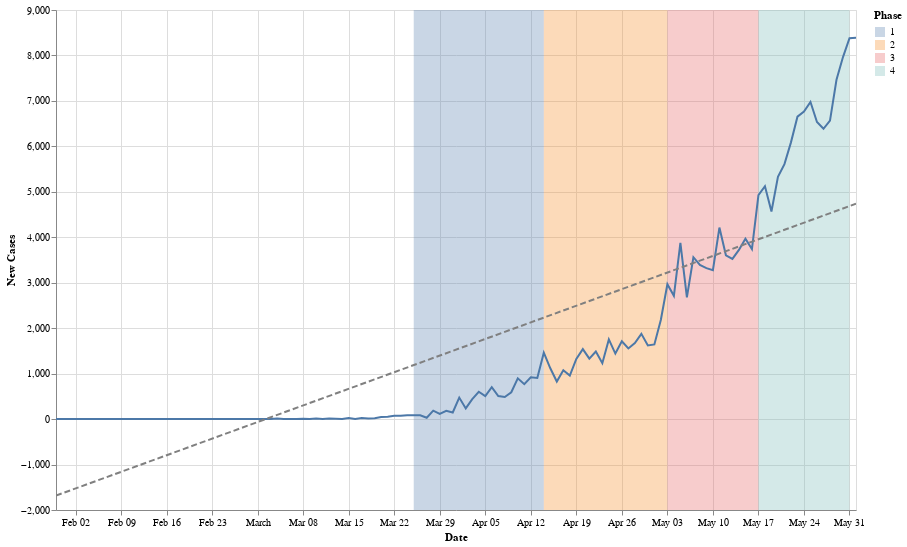

Write notebook code for a chart like this one.
### Code cell
data = country_level
state = alt.Chart(data[(data['Country'] == 'India')]).mark_line().encode(
    alt.X('Date:T', axis=alt.Axis(title='Date')),
    alt.Y('Confirmed_New:Q', axis=alt.Axis(title='New Cases'))
)
reg = state.transform_regression("Date", "Confirmed_New", method="linear").mark_line(color='grey', strokeDash=[6,3])

marks = pd.DataFrame([
    {"Phase": "1", "start": "03-25-2020", "end": "04-14-2020"},
    {"Phase": "2", "start": "04-14-2020", "end": "05-03-2020"},
    {"Phase": "3", "start": "05-03-2020", "end": "05-17-2020"},
    {"Phase": "4", "start": "05-17-2020", "end": "05-31-2020"},
])
rect = alt.Chart(marks).mark_rect(opacity=0.3).encode(x='start:T', x2='end:T', color='Phase:N')

(rect+state+reg).properties(
    width=800,
    height=500
).interactive()

### Figure 1 — Vega-Lite specification as saved in the notebook (floating-point values rounded to 4 significant figures)
{"config": {"view": {"continuousWidth": 400, "continuousHeight": 300}}, "layer": [{"data": {"name": "data-6ba576a528782668fe3861abf62ff66d"}, "mark": {"type": "rect", "opacity": 0.3}, "encoding": {"color": {"type": "nominal", "field": "Phase"}, "x": {"type": "temporal", "field": "start"}, "x2": {"field": "end"}}, "selection": {"selector009": {"type": "interval", "bind": "scales", "encodings": ["x", "y"]}}}, {"data": {"name": "data-e7b5bb15245dac6ceaf758c1beb6ef29"}, "mark": "line", "encoding": {"x": {"type": "temporal", "axis": {"title": "Date"}, "field": "Date"}, "y": {"type": "quantitative", "axis": {"title": "New Cases"}, "field": "Confirmed_New"}}}, {"data": {"name": "data-e7b5bb15245dac6ceaf758c1beb6ef29"}, "mark": {"type": "line", "color": "grey", "strokeDash": [6, 3]}, "encoding": {"x": {"type": "temporal", "axis": {"title": "Date"}, "field": "Date"}, "y": {"type": "quantitative", "axis": {"title": "New Cases"}, "field": "Confirmed_New"}}, "transform": [{"on": "Date", "regression": "Confirmed_New", "method": "linear"}]}], "height": 500, "width": 800, "$schema": "https://vega.github.io/schema/vega-lite/v4.0.2.json", "datasets": {"data-6ba576a528782668fe3861abf62ff66d": [{"Phase": "1", "start": "03-25-2020", "end": "04-14-2020"}, {"Phase": "2", "start": "04-14-2020", "end": "05-03-2020"}, {"Phase": "3", "start": "05-03-2020", "end": "05-17-2020"}, {"Phase": "4", "start": "05-17-2020", "end": "05-31-2020"}], "data-e7b5bb15245dac6ceaf758c1beb6ef29": [{"Country": "India", "Date": "01-30-2020", "Confirmed": 1.0, "Deaths": 0.0, "Recovered": 0.0, "Confirmed_New": 0.0, "Deaths_New": 0.0, "Recovered_New": 0.0, "Active": 1.0}, {"Country": "India", "Date": "01-31-2020", "Confirmed": 1.0, "Deaths": 0.0, "Recovered": 0.0, "Confirmed_New": 0.0, "Deaths_New": 0.0, "Recovered_New": 0.0, "Active": 1.0}, {"Country": "India", "Date": "02-01-2020", "Confirmed": 2.0, "Deaths": 0.0, "Recovered": 0.0, "Confirmed_New": 1.0, "Deaths_New": 0.0, "Recovered_New": 0.0, "Active": 2.0}, {"Country": "India", "Date": "02-02-2020", "Confirmed": 3.0, "Deaths": 0.0, "Recovered": 0.0, "Confirmed_New": 1.0, "Deaths_New": 0.0, "Recovered_New": 0.0, "Active": 3.0}, {"Country": "India", "Date": "02-03-2020", "Confirmed": 3.0, "Deaths": 0.0, "Recovered": 0.0, "Confirmed_New": 0.0, "Deaths_New": 0.0, "Recovered_New": 0.0, "Active": 3.0}, {"Country": "India", "Date": "02-04-2020", "Confirmed": 3.0, "Deaths": 0.0, "Recovered": 0.0, "Confirmed_New": 0.0, "Deaths_New": 0.0, "Recovered_New": 0.0, "Active": 3.0}, {"Country": "India", "Date": "02-05-2020", "Confirmed": 3.0, "Deaths": 0.0, "Recovered": 0.0, "Confirmed_New": 0.0, "Deaths_New": 0.0, "Recovered_New": 0.0, "Active": 3.0}, {"Country": "India", "Date": "02-06-2020", "Confirmed": 3.0, "Deaths": 0.0, "Recovered": 0.0, "Confirmed_New": 0.0, "Deaths_New": 0.0, "Recovered_New": 0.0, "Active": 3.0}, {"Country": "India", "Date": "02-07-2020", "Confirmed": 3.0, "Deaths": 0.0, "Recovered": 0.0, "Confirmed_New": 0.0, "Deaths_New": 0.0, "Recovered_New": 0.0, "Active": 3.0}, {"Country": "India", "Date": "02-08-2020", "Confirmed": 3.0, "Deaths": 0.0, "Recovered": 0.0, "Confirmed_New": 0.0, "Deaths_New": 0.0, "Recovered_New": 0.0, "Active": 3.0}, {"Country": "India", "Date": "02-09-2020", "Confirmed": 3.0, "Deaths": 0.0, "Recovered": 0.0, "Confirmed_New": 0.0, "Deaths_New": 0.0, "Recovered_New": 0.0, "Active": 3.0}, {"Country": "India", "Date": "02-10-2020", "Confirmed": 3.0, "Deaths": 0.0, "Recovered": 0.0, "Confirmed_New": 0.0, "Deaths_New": 0.0, "Recovered_New": 0.0, "Active": 3.0}, {"Country": "India", "Date": "02-11-2020", "Confirmed": 3.0, "Deaths": 0.0, "Recovered": 0.0, "Confirmed_New": 0.0, "Deaths_New": 0.0, "Recovered_New": 0.0, "Active": 3.0}, {"Country": "India", "Date": "02-12-2020", "Confirmed": 3.0, "Deaths": 0.0, "Recovered": 0.0, "Confirmed_New": 0.0, "Deaths_New": 0.0, "Recovered_New": 0.0, "Active": 3.0}, {"Country": "India", "Date": "02-13-2020", "Confirmed": 3.0, "Deaths": 0.0, "Recovered": 0.0, "Confirmed_New": 0.0, "Deaths_New": 0.0, "Recovered_New": 0.0, "Active": 3.0}, {"Country": "India", "Date": "02-14-2020", "Confirmed": 3.0, "Deaths": 0.0, "Recovered": 0.0, "Confirmed_New": 0.0, "Deaths_New": 0.0, "Recovered_New": 0.0, "Active": 3.0}, {"Country": "India", "Date": "02-15-2020", "Confirmed": 3.0, "Deaths": 0.0, "Recovered": 0.0, "Confirmed_New": 0.0, "Deaths_New": 0.0, "Recovered_New": 0.0, "Active": 3.0}, {"Country": "India", "Date": "02-16-2020", "Confirmed": 3.0, "Deaths": 0.0, "Recovered": 0.0, "Confirmed_New": 0.0, "Deaths_New": 0.0, "Recovered_New": 0.0, "Active": 3.0}, {"Country": "India", "Date": "02-17-2020", "Confirmed": 3.0, "Deaths": 0.0, "Recovered": 0.0, "Confirmed_New": 0.0, "Deaths_New": 0.0, "Recovered_New": 0.0, "Active": 3.0}, {"Country": "India", "Date": "02-18-2020", "Confirmed": 3.0, "Deaths": 0.0, "Recovered": 0.0, "Confirmed_New": 0.0, "Deaths_New": 0.0, "Recovered_New": 0.0, "Active": 3.0}, {"Country": "India", "Date": "02-19-2020", "Confirmed": 3.0, "Deaths": 0.0, "Recovered": 0.0, "Confirmed_New": 0.0, "Deaths_New": 0.0, "Recovered_New": 0.0, "Active": 3.0}, {"Country": "India", "Date": "02-20-2020", "Confirmed": 3.0, "Deaths": 0.0, "Recovered": 0.0, "Confirmed_New": 0.0, "Deaths_New": 0.0, "Recovered_New": 0.0, "Active": 3.0}, {"Country": "India", "Date": "02-21-2020", "Confirmed": 3.0, "Deaths": 0.0, "Recovered": 0.0, "Confirmed_New": 0.0, "Deaths_New": 0.0, "Recovered_New": 0.0, "Active": 3.0}, {"Country": "India", "Date": "02-22-2020", "Confirmed": 3.0, "Deaths": 0.0, "Recovered": 0.0, "Confirmed_New": 0.0, "Deaths_New": 0.0, "Recovered_New": 0.0, "Active": 3.0}, {"Country": "India", "Date": "02-23-2020", "Confirmed": 3.0, "Deaths": 0.0, "Recovered": 0.0, "Confirmed_New": 0.0, "Deaths_New": 0.0, "Recovered_New": 0.0, "Active": 3.0}, {"Country": "India", "Date": "02-24-2020", "Confirmed": 3.0, "Deaths": 0.0, "Recovered": 0.0, "Confirmed_New": 0.0, "Deaths_New": 0.0, "Recovered_New": 0.0, "Active": 3.0}, {"Country": "India", "Date": "02-25-2020", "Confirmed": 3.0, "Deaths": 0.0, "Recovered": 0.0, "Confirmed_New": 0.0, "Deaths_New": 0.0, "Recovered_New": 0.0, "Active": 3.0}, {"Country": "India", "Date": "02-26-2020", "Confirmed": 3.0, "Deaths": 0.0, "Recovered": 0.0, "Confirmed_New": 0.0, "Deaths_New": 0.0, "Recovered_New": 0.0, "Active": 3.0}, {"Country": "India", "Date": "02-27-2020", "Confirmed": 3.0, "Deaths": 0.0, "Recovered": 0.0, "Confirmed_New": 0.0, "Deaths_New": 0.0, "Recovered_New": 0.0, "Active": 3.0}, {"Country": "India", "Date": "02-28-2020", "Confirmed": 3.0, "Deaths": 0.0, "Recovered": 0.0, "Confirmed_New": 0.0, "Deaths_New": 0.0, "Recovered_New": 0.0, "Active": 3.0}, {"Country": "India", "Date": "02-29-2020", "Confirmed": 3.0, "Deaths": 0.0, "Recovered": 0.0, "Confirmed_New": 0.0, "Deaths_New": 0.0, "Recovered_New": 0.0, "Active": 3.0}, {"Country": "India", "Date": "03-01-2020", "Confirmed": 3.0, "Deaths": 0.0, "Recovered": 0.0, "Confirmed_New": 0.0, "Deaths_New": 0.0, "Recovered_New": 0.0, "Active": 3.0}, {"Country": "India", "Date": "03-02-2020", "Confirmed": 5.0, "Deaths": 0.0, "Recovered": 0.0, "Confirmed_New": 0.0, "Deaths_New": 0.0, "Recovered_New": 0.0, "Active": 5.0}, {"Country": "India", "Date": "03-03-2020", "Confirmed": 6.0, "Deaths": 0.0, "Recovered": 3.0, "Confirmed_New": 0.0, "Deaths_New": 0.0, "Recovered_New": 3.0, "Active": 3.0}, {"Country": "India", "Date": "03-04-2020", "Confirmed": 28.0, "Deaths": 0.0, "Recovered": 3.0, "Confirmed_New": 14.0, "Deaths_New": 0.0, "Recovered_New": 0.0, "Active": 25.0}, {"Country": "India", "Date": "03-05-2020", "Confirmed": 30.0, "Deaths": 0.0, "Recovered": 3.0, "Confirmed_New": 2.0, "Deaths_New": 0.0, "Recovered_New": 0.0, "Active": 27.0}, {"Country": "India", "Date": "03-06-2020", "Confirmed": 31.0, "Deaths": 0.0, "Recovered": 3.0, "Confirmed_New": 1.0, "Deaths_New": 0.0, "Recovered_New": 0.0, "Active": 28.0}, {"Country": "India", "Date": "03-07-2020", "Confirmed": 34.0, "Deaths": 0.0, "Recovered": 3.0, "Confirmed_New": 0.0, "Deaths_New": 0.0, "Recovered_New": 0.0, "Active": 31.0}, {"Country": "India", "Date": "03-08-2020", "Confirmed": 39.0, "Deaths": 0.0, "Recovered": 3.0, "Confirmed_New": 5.0, "Deaths_New": 0.0, "Recovered_New": 0.0, "Active": 36.0}, {"Country": "India", "Date": "03-09-2020", "Confirmed": 46.0, "Deaths": 0.0, "Recovered": 3.0, "Confirmed_New": 2.0, "Deaths_New": 0.0, "Recovered_New": 0.0, "Active": 43.0}, {"Country": "India", "Date": "03-10-2020", "Confirmed": 58.0, "Deaths": 0.0, "Recovered": 3.0, "Confirmed_New": 12.0, "Deaths_New": 0.0, "Recovered_New": 0.0, "Active": 55.0}, {"Country": "India", "Date": "03-11-2020", "Confirmed": 60.0, "Deaths": 0.0, "Recovered": 3.0, "Confirmed_New": 2.0, "Deaths_New": 0.0, "Recovered_New": 0.0, "Active": 57.0}, {"Country": "India", "Date": "03-12-2020", "Confirmed": 74.0, "Deaths": 0.0, "Recovered": 3.0, "Confirmed_New": 13.0, "Deaths_New": 0.0, "Recovered_New": 0.0, "Active": 71.0}, {"Country": "India", "Date": "03-13-2020", "Confirmed": 81.0, "Deaths": 1.0, "Recovered": 3.0, "Confirmed_New": 7.0, "Deaths_New": 1.0, "Recovered_New": 0.0, "Active": 77.0}, {"Country": "India", "Date": "03-14-2020", "Confirmed": 84.0, "Deaths": 2.0, "Recovered": 10.0, "Confirmed_New": 3.0, "Deaths_New": 1.0, "Recovered_New": 7.0, "Active": 72.0}, {"Country": "India", "Date": "03-15-2020", "Confirmed": 110.0, "Deaths": 2.0, "Recovered": 13.0, "Confirmed_New": 25.0, "Deaths_New": 0.0, "Recovered_New": 3.0, "Active": 95.0}, {"Country": "India", "Date": "03-16-2020", "Confirmed": 114.0, "Deaths": 2.0, "Recovered": 13.0, "Confirmed_New": 3.0, "Deaths_New": 0.0, "Recovered_New": 0.0, "Active": 99.0}, {"Country": "India", "Date": "03-17-2020", "Confirmed": 137.0, "Deaths": 3.0, "Recovered": 14.0, "Confirmed_New": 23.0, "Deaths_New": 1.0, "Recovered_New": 1.0, "Active": 120.0}, {"Country": "India", "Date": "03-18-2020", "Confirmed": 151.0, "Deaths": 3.0, "Recovered": 14.0, "Confirmed_New": 12.0, "Deaths_New": 0.0, "Recovered_New": 0.0, "Active": 134.0}, {"Country": "India", "Date": "03-19-2020", "Confirmed": 173.0, "Deaths": 4.0, "Recovered": 20.0, "Confirmed_New": 20.0, "Deaths_New": 1.0, "Recovered_New": 6.0, "Active": 149.0}, {"Country": "India", "Date": "03-20-2020", "Confirmed": 223.0, "Deaths": 4.0, "Recovered": 23.0, "Confirmed_New": 45.0, "Deaths_New": 0.0, "Recovered_New": 3.0, "Active": 196.0}, {"Country": "India", "Date": "03-21-2020", "Confirmed": 283.0, "Deaths": 4.0, "Recovered": 23.0, "Confirmed_New": 54.0, "Deaths_New": 0.0, "Recovered_New": 0.0, "Active": 256.0}, {"Country": "India", "Date": "03-22-2020", "Confirmed": 360.0, "Deaths": 7.0, "Recovered": 24.0, "Confirmed_New": 75.0, "Deaths_New": 2.0, "Recovered_New": 1.0, "Active": 329.0}, {"Country": "India", "Date": "03-23-2020", "Confirmed": 433.0, "Deaths": 7.0, "Recovered": 24.0, "Confirmed_New": 73.0, "Deaths_New": 0.0, "Recovered_New": 0.0, "Active": 402.0}, {"Country": "India", "Date": "03-24-2020", "Confirmed": 519.0, "Deaths": 9.0, "Recovered": 40.0, "Confirmed_New": 85.0, "Deaths_New": 2.0, "Recovered_New": 16.0, "Active": 470.0}, {"Country": "India", "Date": "03-25-2020", "Confirmed": 606.0, "Deaths": 10.0, "Recovered": 43.0, "Confirmed_New": 86.0, "Deaths_New": 1.0, "Recovered_New": 3.0, "Active": 553.0}, {"Country": "India", "Date": "03-26-2020", "Confirmed": 694.0, "Deaths": 15.0, "Recovered": 45.0, "Confirmed_New": 84.0, "Deaths_New": 5.0, "Recovered_New": 2.0, "Active": 634.0}, {"Country": "India", "Date": "03-27-2020", "Confirmed": 724.0, "Deaths": 17.0, "Recovered": 67.0, "Confirmed_New": 30.0, "Deaths_New": 2.0, "Recovered_New": 22.0, "Active": 640.0}, {"Country": "India", "Date": "03-28-2020", "Confirmed": 909.0, "Deaths": 19.0, "Recovered": 80.0, "Confirmed_New": 185.0, "Deaths_New": 2.0, "Recovered_New": 13.0, "Active": 810.0}, {"Country": "India", "Date": "03-29-2020", "Confirmed": 1024.0, "Deaths": 27.0, "Recovered": 96.0, "Confirmed_New": 115.0, "Deaths_New": 8.0, "Recovered_New": 16.0, "Active": 901.0}, {"Country": "India", "Date": "03-30-2020", "Confirmed": 1251.0, "Deaths": 31.0, "Recovered": 102.0, "Confirmed_New": 181.0, "Deaths_New": 4.0, "Recovered_New": 6.0, "Active": 1118.0}, {"Country": "India", "Date": "03-31-2020", "Confirmed": 1397.0, "Deaths": 35.0, "Recovered": 124.0, "Confirmed_New": 146.0, "Deaths_New": 4.0, "Recovered_New": 22.0, "Active": 1238.0}, {"Country": "India", "Date": "04-01-2020", "Confirmed": 1834.0, "Deaths": 41.0, "Recovered": 144.0, "Confirmed_New": 473.0, "Deaths_New": 6.0, "Recovered_New": 20.0, "Active": 1649.0}, {"Country": "India", "Date": "04-02-2020", "Confirmed": 2069.0, "Deaths": 53.0, "Recovered": 156.0, "Confirmed_New": 235.0, "Deaths_New": 12.0, "Recovered_New": 12.0, "Active": 1860.0}, {"Country": "India", "Date": "04-03-2020", "Confirmed": 2547.0, "Deaths": 62.0, "Recovered": 163.0, "Confirmed_New": 439.0, "Deaths_New": 9.0, "Recovered_New": 7.0, "Active": 2322.0}, {"Country": "India", "Date": "04-04-2020", "Confirmed": 3072.0, "Deaths": 75.0, "Recovered": 213.0, "Confirmed_New": 602.0, "Deaths_New": 13.0, "Recovered_New": 50.0, "Active": 2784.0}, {"Country": "India", "Date": "04-05-2020", "Confirmed": 3577.0, "Deaths": 83.0, "Recovered": 275.0, "Confirmed_New": 505.0, "Deaths_New": 8.0, "Recovered_New": 62.0, "Active": 3219.0}, {"Country": "India", "Date": "04-06-2020", "Confirmed": 4281.0, "Deaths": 111.0, "Recovered": 319.0, "Confirmed_New": 704.0, "Deaths_New": 28.0, "Recovered_New": 44.0, "Active": 3851.0}, {"Country": "India", "Date": "04-07-2020", "Confirmed": 4789.0, "Deaths": 124.0, "Recovered": 353.0, "Confirmed_New": 507.0, "Deaths_New": 13.0, "Recovered_New": 34.0, "Active": 4312.0}, {"Country": "India", "Date": "04-08-2020", "Confirmed": 5274.0, "Deaths": 149.0, "Recovered": 411.0, "Confirmed_New": 485.0, "Deaths_New": 25.0, "Recovered_New": 58.0, "Active": 4714.0}, {"Country": "India", "Date": "04-09-2020", "Confirmed": 5865.0, "Deaths": 169.0, "Recovered": 478.0, "Confirmed_New": 591.0, "Deaths_New": 20.0, "Recovered_New": 67.0, "Active": 5218.0}, {"Country": "India", "Date": "04-10-2020", "Confirmed": 6761.0, "Deaths": 206.0, "Recovered": 516.0, "Confirmed_New": 896.0, "Deaths_New": 37.0, "Recovered_New": 38.0, "Active": 6039.0}, {"Country": "India", "Date": "04-11-2020", "Confirmed": 7529.0, "Deaths": 242.0, "Recovered": 653.0, "Confirmed_New": 768.0, "Deaths_New": 36.0, "Recovered_New": 137.0, "Active": 6634.0}, {"Country": "India", "Date": "04-12-2020", "Confirmed": 8447.0, "Deaths": 273.0, "Recovered": 765.0, "Confirmed_New": 918.0, "Deaths_New": 31.0, "Recovered_New": 112.0, "Active": 7409.0}, {"Country": "India", "Date": "04-13-2020", "Confirmed": 9352.0, "Deaths": 324.0, "Recovered": 980.0, "Confirmed_New": 904.0, "Deaths_New": 51.0, "Recovered_New": 215.0, "Active": 8048.0}, {"Country": "India", "Date": "04-14-2020", "Confirmed": 10820.0, "Deaths": 353.0, "Recovered": 1190.0, "Confirmed_New": 1462.0, "Deaths_New": 29.0, "Recovered_New": 210.0, "Active": 9272.0}, {"Country": "India", "Date": "04-15-2020", "Confirmed": 11930.0, "Deaths": 392.0, "Recovered": 1344.0, "Confirmed_New": 1118.0, "Deaths_New": 39.0, "Recovered_New": 154.0, "Active": 10200.0}, {"Country": "India", "Date": "04-16-2020", "Confirmed": 12760.0, "Deaths": 420.0, "Recovered": 1515.0, "Confirmed_New": 826.0, "Deaths_New": 28.0, "Recovered_New": 171.0, "Active": 10820.0}, {"Country": "India", "Date": "04-17-2020", "Confirmed": 13840.0, "Deaths": 452.0, "Recovered": 1767.0, "Confirmed_New": 1076.0, "Deaths_New": 32.0, "Recovered_New": 252.0, "Active": 11620.0}, {"Country": "India", "Date": "04-18-2020", "Confirmed": 14790.0, "Deaths": 488.0, "Recovered": 2015.0, "Confirmed_New": 957.0, "Deaths_New": 36.0, "Recovered_New": 248.0, "Active": 12290.0}, {"Country": "India", "Date": "04-19-2020", "Confirmed": 16120.0, "Deaths": 519.0, "Recovered": 2302.0, "Confirmed_New": 1324.0, "Deaths_New": 31.0, "Recovered_New": 287.0, "Active": 13300.0}, {"Country": "India", "Date": "04-20-2020", "Confirmed": 17660.0, "Deaths": 559.0, "Recovered": 2842.0, "Confirmed_New": 1540.0, "Deaths_New": 40.0, "Recovered_New": 540.0, "Active": 14260.0}, {"Country": "India", "Date": "04-21-2020", "Confirmed": 18980.0, "Deaths": 603.0, "Recovered": 3260.0, "Confirmed_New": 1329.0, "Deaths_New": 44.0, "Recovered_New": 418.0, "Active": 15120.0}, {"Country": "India", "Date": "04-22-2020", "Confirmed": 20470.0, "Deaths": 652.0, "Recovered": 3960.0, "Confirmed_New": 1486.0, "Deaths_New": 49.0, "Recovered_New": 700.0, "Active": 15860.0}, {"Country": "India", "Date": "04-23-2020", "Confirmed": 21700.0, "Deaths": 686.0, "Recovered": 4325.0, "Confirmed_New": 1229.0, "Deaths_New": 34.0, "Recovered_New": 365.0, "Active": 16690.0}, {"Country": "India", "Date": "04-24-2020", "Confirmed": 23450.0, "Deaths": 723.0, "Recovered": 4814.0, "Confirmed_New": 1752.0, "Deaths_New": 37.0, "Recovered_New": 489.0, "Active": 17920.0}, {"Country": "India", "Date": "04-25-2020", "Confirmed": 24890.0, "Deaths": 779.0, "Recovered": 5210.0, "Confirmed_New": 1441.0, "Deaths_New": 56.0, "Recovered_New": 396.0, "Active": 18900.0}, {"Country": "India", "Date": "04-26-2020", "Confirmed": 26600.0, "Deaths": 826.0, "Recovered": 5914.0, "Confirmed_New": 1712.0, "Deaths_New": 47.0, "Recovered_New": 704.0, "Active": 19860.0}, {"Country": "India", "Date": "04-27-2020", "Confirmed": 28160.0, "Deaths": 886.0, "Recovered": 6362.0, "Confirmed_New": 1555.0, "Deaths_New": 60.0, "Recovered_New": 448.0, "Active": 20910.0}, {"Country": "India", "Date": "04-28-2020", "Confirmed": 29830.0, "Deaths": 937.0, "Recovered": 7027.0, "Confirmed_New": 1674.0, "Deaths_New": 51.0, "Recovered_New": 665.0, "Active": 21870.0}, {"Country": "India", "Date": "04-29-2020", "Confirmed": 31710.0, "Deaths": 1008.0, "Recovered": 7797.0, "Confirmed_New": 1875.0, "Deaths_New": 71.0, "Recovered_New": 770.0, "Active": 22900.0}, {"Country": "India", "Date": "04-30-2020", "Confirmed": 33330.0, "Deaths": 1075.0, "Recovered": 8373.0, "Confirmed_New": 1621.0, "Deaths_New": 67.0, "Recovered_New": 576.0, "Active": 23880.0}, {"Country": "India", "Date": "05-01-2020", "Confirmed": 34970.0, "Deaths": 1152.0, "Recovered": 9065.0, "Confirmed_New": 1642.0, "Deaths_New": 77.0, "Recovered_New": 692.0, "Active": 24760.0}, {"Country": "India", "Date": "05-02-2020", "Confirmed": 37160.0, "Deaths": 1218.0, "Recovered": 9951.0, "Confirmed_New": 2185.0, "Deaths_New": 66.0, "Recovered_New": 886.0, "Active": 25990.0}, {"Country": "India", "Date": "05-03-2020", "Confirmed": 40120.0, "Deaths": 1306.0, "Recovered": 10890.0, "Confirmed_New": 2967.0, "Deaths_New": 88.0, "Recovered_New": 936.0, "Active": 27930.0}, {"Country": "India", "Date": "05-04-2020", "Confirmed": 42840.0, "Deaths": 1389.0, "Recovered": 11760.0, "Confirmed_New": 2712.0, "Deaths_New": 83.0, "Recovered_New": 875.0, "Active": 29680.0}, {"Country": "India", "Date": "05-05-2020", "Confirmed": 46710.0, "Deaths": 1583.0, "Recovered": 13160.0, "Confirmed_New": 3875.0, "Deaths_New": 194.0, "Recovered_New": 1399.0, "Active": 31970.0}, {"Country": "India", "Date": "05-06-2020", "Confirmed": 49390.0, "Deaths": 1694.0, "Recovered": 14180.0, "Confirmed_New": 2679.0, "Deaths_New": 111.0, "Recovered_New": 1022.0, "Active": 33510.0}, {"Country": "India", "Date": "05-07-2020", "Confirmed": 52950.0, "Deaths": 1783.0, "Recovered": 15270.0, "Confirmed_New": 3561.0, "Deaths_New": 89.0, "Recovered_New": 1084.0, "Active": 35900.0}, {"Country": "India", "Date": "05-08-2020", "Confirmed": 56340.0, "Deaths": 1886.0, "Recovered": 16540.0, "Confirmed_New": 3390.0, "Deaths_New": 103.0, "Recovered_New": 1273.0, "Active": 37920.0}, {"Country": "India", "Date": "05-09-2020", "Confirmed": 59660.0, "Deaths": 1981.0, "Recovered": 17850.0, "Confirmed_New": 3320.0, "Deaths_New": 95.0, "Recovered_New": 1307.0, "Active": 39830.0}, {"Country": "India", "Date": "05-10-2020", "Confirmed": 62940.0, "Deaths": 2109.0, "Recovered": 19360.0, "Confirmed_New": 3277.0, "Deaths_New": 128.0, "Recovered_New": 1511.0, "Active": 41470.0}, {"Country": "India", "Date": "05-11-2020", "Confirmed": 67150.0, "Deaths": 2206.0, "Recovered": 20920.0, "Confirmed_New": 4213.0, "Deaths_New": 97.0, "Recovered_New": 1559.0, "Active": 44030.0}, {"Country": "India", "Date": "05-12-2020", "Confirmed": 70760.0, "Deaths": 2293.0, "Recovered": 22460.0, "Confirmed_New": 3604.0, "Deaths_New": 87.0, "Recovered_New": 1538.0, "Active": 46010.0}, {"Country": "India", "Date": "05-13-2020", "Confirmed": 74280.0, "Deaths": 2415.0, "Recovered": 24390.0, "Confirmed_New": 3525.0, "Deaths_New": 122.0, "Recovered_New": 1931.0, "Active": 47480.0}, {"Country": "India", "Date": "05-14-2020", "Confirmed": 78000.0, "Deaths": 2549.0, "Recovered": 26240.0, "Confirmed_New": 3722.0, "Deaths_New": 134.0, "Recovered_New": 1849.0, "Active": 49220.0}, {"Country": "India", "Date": "05-15-2020", "Confirmed": 81970.0, "Deaths": 2649.0, "Recovered": 27920.0, "Confirmed_New": 3967.0, "Deaths_New": 100.0, "Recovered_New": 1685.0, "Active": 51400.0}, {"Country": "India", "Date": "05-16-2020", "Confirmed": 85710.0, "Deaths": 2752.0, "Recovered": 30150.0, "Confirmed_New": 3740.0, "Deaths_New": 103.0, "Recovered_New": 2233.0, "Active": 52800.0}, {"Country": "India", "Date": "05-17-2020", "Confirmed": 90640.0, "Deaths": 2872.0, "Recovered": 34110.0, "Confirmed_New": 4927.0, "Deaths_New": 120.0, "Recovered_New": 3956.0, "Active": 53660.0}, {"Country": "India", "Date": "05-18-2020", "Confirmed": 95760.0, "Deaths": 3029.0, "Recovered": 36820.0, "Confirmed_New": 5122.0, "Deaths_New": 157.0, "Recovered_New": 2715.0, "Active": 55910.0}, {"Country": "India", "Date": "05-19-2020", "Confirmed": 100300.0, "Deaths": 3163.0, "Recovered": 39170.0, "Confirmed_New": 4566.0, "Deaths_New": 134.0, "Recovered_New": 2350.0, "Active": 57990.0}, {"Country": "India", "Date": "05-20-2020", "Confirmed": 106800.0, "Deaths": 3303.0, "Recovered": 42300.0, "Confirmed_New": 5329.0, "Deaths_New": 140.0, "Recovered_New": 3124.0, "Active": 61150.0}, {"Country": "India", "Date": "05-21-2020", "Confirmed": 112400.0, "Deaths": 3435.0, "Recovered": 45300.0, "Confirmed_New": 5609.0, "Deaths_New": 132.0, "Recovered_New": 3002.0, "Active": 63620.0}, {"Country": "India", "Date": "05-22-2020", "Confirmed": 118400.0, "Deaths": 3583.0, "Recovered": 48530.0, "Confirmed_New": 6088.0, "Deaths_New": 148.0, "Recovered_New": 3234.0, "Active": 66330.0}, {"Country": "India", "Date": "05-23-2020", "Confirmed": 125100.0, "Deaths": 3720.0, "Recovered": 51780.0, "Confirmed_New": 6654.0, "Deaths_New": 137.0, "Recovered_New": 3250.0, "Active": 69600.0}, {"Country": "India", "Date": "05-24-2020", "Confirmed": 131900.0, "Deaths": 3867.0, "Recovered": 54440.0, "Confirmed_New": 6766.0, "Deaths_New": 147.0, "Recovered_New": 2657.0, "Active": 73560.0}, {"Country": "India", "Date": "05-25-2020", "Confirmed": 138800.0, "Deaths": 4021.0, "Recovered": 57720.0, "Confirmed_New": 6977.0, "Deaths_New": 154.0, "Recovered_New": 3280.0, "Active": 77100.0}, {"Country": "India", "Date": "05-26-2020", "Confirmed": 145400.0, "Deaths": 4167.0, "Recovered": 60490.0, "Confirmed_New": 6535.0, "Deaths_New": 146.0, "Recovered_New": 2770.0, "Active": 80720.0}, {"Country": "India", "Date": "05-27-2020", "Confirmed": 151800.0, "Deaths": 4337.0, "Recovered": 64430.0, "Confirmed_New": 6387.0, "Deaths_New": 170.0, "Recovered_New": 3935.0, "Active": 83000.0}, {"Country": "India", "Date": "05-28-2020", "Confirmed": 158300.0, "Deaths": 4531.0, "Recovered": 67690.0, "Confirmed_New": 6566.0, "Deaths_New": 194.0, "Recovered_New": 3266.0, "Active": 86110.0}, {"Country": "India", "Date": "05-29-2020", "Confirmed": 165800.0, "Deaths": 4706.0, "Recovered": 71110.0, "Confirmed_New": 7466.0, "Deaths_New": 175.0, "Recovered_New": 3414.0, "Active": 89990.0}, {"Country": "India", "Date": "05-30-2020", "Confirmed": 173800.0, "Deaths": 4971.0, "Recovered": 82370.0, "Confirmed_New": 7964.0, "Deaths_New": 265.0, "Recovered_New": 11260.0, "Active": 86420.0}, {"Country": "India", "Date": "05-31-2020", "Confirmed": 182100.0, "Deaths": 5164.0, "Recovered": 86980.0, "Confirmed_New": 8380.0, "Deaths_New": 193.0, "Recovered_New": 4614.0, "Active": 90000.0}, {"Country": "India", "Date": "06-01-2020", "Confirmed": 190500.0, "Deaths": 5394.0, "Recovered": 91820.0, "Confirmed_New": 8392.0, "Deaths_New": 230.0, "Recovered_New": 4835.0, "Active": 93320.0}]}}
